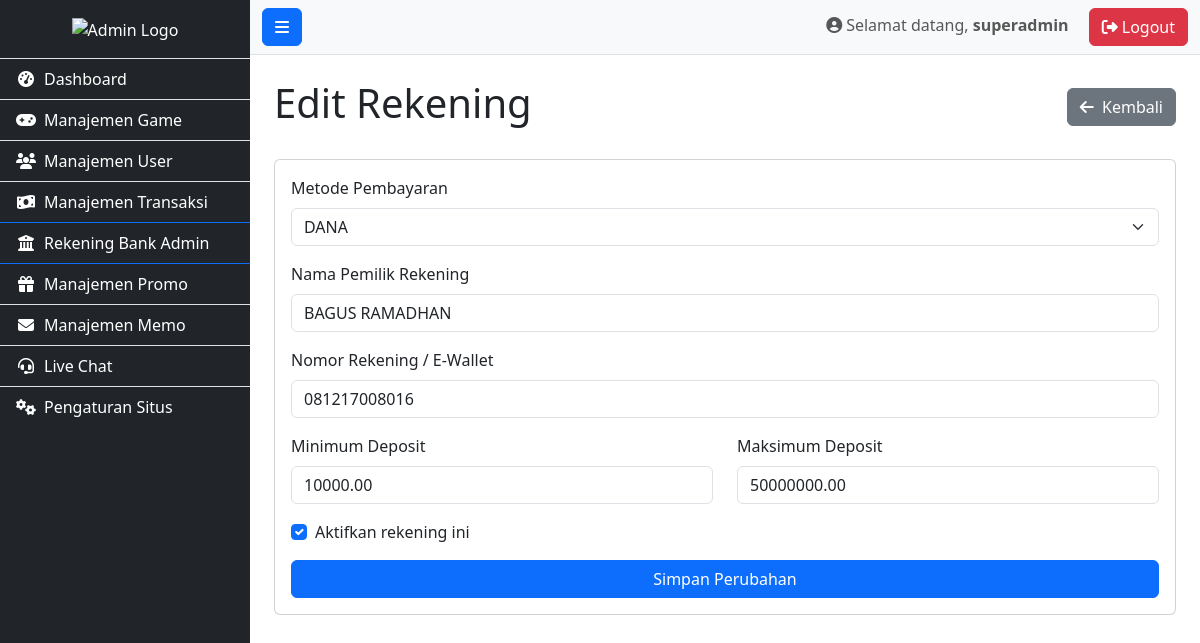
Page /admin/edit_account.php?id=7 (signed in) on the committed database.
### tables this page shows
CREATE TABLE `admin_deposit_accounts` (
  `id` int(11) NOT NULL,
  `method_code` varchar(20) NOT NULL COMMENT 'Kode metode (BCA, DANA, dll) dari payment_methods',
  `account_name` varchar(100) NOT NULL COMMENT 'Nama pemilik rekening admin',
  `account_number` varchar(50) NOT NULL COMMENT 'Nomor rekening/ID e-wallet admin',
  `min_deposit` decimal(15,2) NOT NULL DEFAULT 10000.00,
  `max_deposit` decimal(15,2) DEFAULT NULL,
  `is_active` tinyint(1) NOT NULL DEFAULT 1,
  `created_at` timestamp NOT NULL DEFAULT current_timestamp(),
  `updated_at` timestamp NOT NULL DEFAULT current_timestamp() ON UPDATE current_timestamp(),
  `qris_image_url` varchar(255) DEFAULT NULL COMMENT 'URL gambar QRIS jika akun ini untuk QRIS'
);

CREATE TABLE `payment_methods` (
  `id` int(11) NOT NULL,
  `method_name` varchar(100) NOT NULL COMMENT 'Nama lengkap metode, cth: Bank Central Asia',
  `method_code` varchar(20) NOT NULL COMMENT 'Kode singkat unik, cth: BCA',
  `method_type` enum('Bank','E-Wallet','Virtual Account','Pulsa') NOT NULL COMMENT 'Jenis metode pembayaran',
  `logo` varchar(255) DEFAULT NULL COMMENT 'Nama file logo',
  `min_length` int(2) DEFAULT 8,
  `max_length` int(2) DEFAULT 16,
  `is_active` tinyint(1) NOT NULL DEFAULT 1 COMMENT '1 = Aktif, 0 = Tidak Aktif'
);

### admin/edit_account.php (the view, shortened to what this page needs)
<?php
$page_title = "Tambah Rekening Baru";
require_once 'includes/header.php';
require_once 'includes/sidebar.php';
$account_id = $_GET['id'] ?? null;
$is_edit_mode = !is_null($account_id);
$account_data = [];
$payment_methods = $conn->query("SELECT method_code, method_name FROM payment_methods WHERE is_active = 1 ORDER BY method_name ASC");
if ($is_edit_mode) {
    $page_title = "Edit Rekening";
    $stmt = $conn->prepare("SELECT * FROM admin_deposit_accounts WHERE id = ?");
    $stmt->bind_param("i", $account_id);
    $stmt->execute();
    $result = $stmt->get_result();
    if ($result->num_rows > 0) {
        $account_data = $result->fetch_assoc();
    } else {
        header("Location: manage_accounts.php");
        exit();
    }
}
?>
<div class="d-flex justify-content-between align-items-center mb-4">
    <h1><?php echo $page_title; ?></h1>
    <a href="manage_accounts.php" class="btn btn-secondary">
        <i class="fas fa-arrow-left me-1"></i> Kembali
    </a>
</div>
<div class="card">
    <div class="card-body">
        <form action="process_account.php" method="POST">
            <div class="mb-3">
                <label for="method_code" class="form-label">Metode Pembayaran</label>
                <select class="form-select" id="method_code" name="method_code" required>
                    <?php while ($method = $payment_methods->fetch_assoc()): ?>
                        <option value="<?php echo $method['method_code']; ?>" <?php echo (isset($account_data['method_code']) && $account_data['method_code'] == $method['method_code']) ? 'selected' : ''; ?>>
                            <?php echo htmlspecialchars($method['method_name']); ?>
                        </option>
                    <?php endwhile; ?>
                </select>
            </div>
            <div class="mb-3">
                <label for="account_name" class="form-label">Nama Pemilik Rekening</label>
                <input type="text" class="form-control" id="account_name" name="account_name" value="<?php echo htmlspecialchars($account_data['account_name'] ?? ''); ?>" required>
            </div>
            <div class="mb-3">
                <label for="account_number" class="form-label">Nomor Rekening / E-Wallet</label>
                <input type="text" class="form-control" id="account_number" name="account_number" value="<?php echo htmlspecialchars($account_data['account_number'] ?? ''); ?>" required>
            </div>
            <div class="row">
                <div class="col-md-6 mb-3">
                    <label for="min_deposit" class="form-label">Minimum Deposit</label>
                    <input type="number" class="form-control" id="min_deposit" name="min_deposit" value="<?php echo htmlspecialchars($account_data['min_deposit'] ?? '10000'); ?>" required>
                </div>
                <div class="col-md-6 mb-3">
                    <label for="max_deposit" class="form-label">Maksimum Deposit</label>
                    <input type="number" class="form-control" id="max_deposit" name="max_deposit" value="<?php echo htmlspecialchars($account_data['max_deposit'] ?? '50000000'); ?>" required>
                </div>
            </div>
            <div class="mb-3 form-check">
                <input type="checkbox" class="form-check-input" id="is_active" name="is_active" value="1" <?php echo (isset($account_data['is_active']) && $account_data['is_active'] == 1) || !$is_edit_mode ? 'checked' : ''; ?>>
                <label class="form-check-label" for="is_active">Aktifkan rekening ini</label>
            </div>
            <button type="submit" class="btn btn-primary w-100">
                <?php echo $is_edit_mode ? 'Simpan Perubahan' : 'Tambah Rekening'; ?>
            </button>
        </form>
    </div>
</div>
<?php
require_once 'includes/footer.php';
?>

### rows in the picture
admin_deposit_accounts: method_code "DANA", account_name "BAGUS RAMADHAN", account_number "081217008016", min_deposit "10000.00", max_deposit "50000000.00", is_active "☑"

### other values in the picture
$_SESSION['admin_username'] "superadmin"
$page_title "Edit Rekening"
